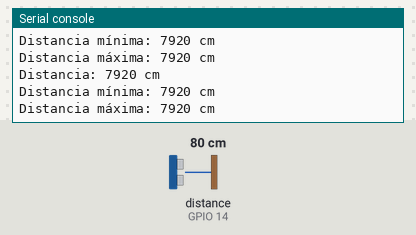
A program run on a simulated ESP32 board running MicroPython. On the bench: the last lines printed to the serial console. The inputs (shaded band) are chosen by the test bench; at power-on: distance to the obstacle (sensor on GPIO 14) 80 cm. The echo pulse lasts 58.3 µs per cm.

Above: at 3.2 s.
3.3 s: distance to the obstacle (sensor on GPIO 14) set to 2 cm
At 3.9 s:
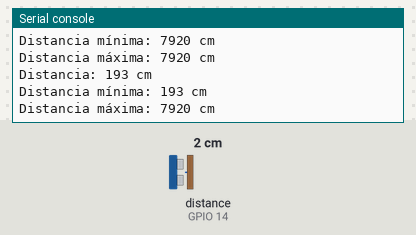
4.8 s: distance to the obstacle (sensor on GPIO 14) set to 4 cm
At 5.4 s:
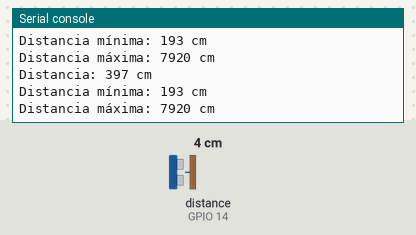
Timing chart, 0 to 7.8 s (numbered marks = the images above; inputs shaded):
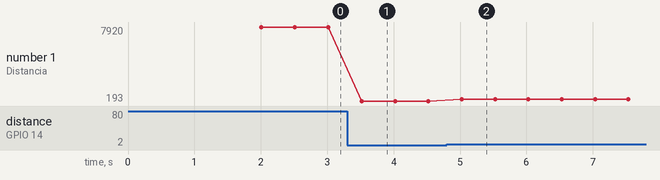

Measured:
- after the input at 3.3 s, the serial console: prints a new line after 0.22 s (image 1)
- after the input at 4.8 s, the serial console: prints a new line after 0.23 s (image 2)
- plotted number 1: 7920 → 193 after the input at 3.3 s, 193 → 397 after the input at 4.8 s

The program:

sonar_esp32s3.py
```python
from machine import Pin
import time

# Pin GPIO para el Trigger del HC-SR04
trig_pin = Pin(13, Pin.OUT, value=0)
# Pin GPIO para el Echo del HC-SR04
echo_pin = Pin(14, Pin.IN)

# Velocidad del sonido en cm/s a temperatura ambiente
SOUND_SPEED = 34000
# Timeout máximo para leer el eco en microsegundos
MAX_ECHO_TIMEOUT_US = 30000

# Variables para almacenar distancia mínima y máxima
min_distance = None
max_distance = None

# Configuración MQTT opcional
MQTT_ENABLED = False
MQTT_BROKER = "192.168.1.100"
MQTT_PORT = 1883
MQTT_TOPIC = b"esp32s3/sonar/distance"
MQTT_CLIENT_ID = b"esp32s3_sonar"


def getSonar():
    # Genera un pulso Trigger para iniciar la medición
    trig_pin.value(0)
    time.sleep_us(2)
    trig_pin.value(1)
    time.sleep_us(10)
    trig_pin.value(0)

    # Espera hasta que el pin Echo se active o se agote el timeout
    start = time.ticks_us()
    while not echo_pin.value():
        if time.ticks_diff(time.ticks_us(), start) > MAX_ECHO_TIMEOUT_US:
            return None

    # Registra el tiempo de inicio del pulso Echo
    pulse_start = time.ticks_us()

    # Espera hasta que el pin Echo se desactive o se agote el timeout
    while echo_pin.value():
        if time.ticks_diff(time.ticks_us(), pulse_start) > MAX_ECHO_TIMEOUT_US:
            return None

    # Registra el tiempo de final del pulso Echo
    pulse_end = time.ticks_us()

    # Calcula la duración del pulso en microsegundos
    pulse_duration = time.ticks_diff(pulse_end, pulse_start)

    # Convierte el tiempo en distancia en centímetros
    distance_cm = (pulse_duration * SOUND_SPEED) // 2 // 10000

    # Devuelve la distancia como entero
    return int(distance_cm)


def mqtt_publish(distance):
    # Publica la distancia en MQTT si la opción está habilitada
    try:
        import network
        from umqtt.simple import MQTTClient
    except Exception:
        print("MQTT no disponible: módulo ausente")
        return

    # Conectar a la red Wi-Fi antes de usar MQTT
    sta_if = network.WLAN(network.STA_IF)
    if not sta_if.isconnected():
        print("MQTT: no conectado a Wi-Fi")
        return

    # Crea cliente MQTT y publica el valor
    client = MQTTClient(MQTT_CLIENT_ID, MQTT_BROKER, port=MQTT_PORT)
    try:
        client.connect()
        payload = b"%d" % distance
        client.publish(MQTT_TOPIC, payload)
        client.disconnect()
        print("MQTT: distancia publicada ->", distance)
    except Exception as exc:
        print("MQTT error:", exc)


if __name__ == "__main__":
    # Espera un poco para estabilizar el hardware
    time.sleep_ms(2000)

    print("Iniciando medición ultrasónica HC-SR04")
    if MQTT_ENABLED:
        print("MQTT activado: prepare la conexión Wi-Fi y broker")
    else:
        print("MQTT desactivado: usando solo terminal")

    # Bucle principal de medición
    while True:
        distance = getSonar()
        if distance is None:
            print("Error: sin lectura de eco (timeout)")
        else:
            # Actualiza los valores mínimo y máximo
            if min_distance is None or distance < min_distance:
                min_distance = distance
            if max_distance is None or distance > max_distance:
                max_distance = distance

            print("Distancia: %d cm" % distance)
            print("Distancia mínima: %s cm" % (min_distance if min_distance is not None else "-") )
            print("Distancia máxima: %s cm" % (max_distance if max_distance is not None else "-"))

            if MQTT_ENABLED:
                mqtt_publish(distance)

        time.sleep_ms(500)
```
